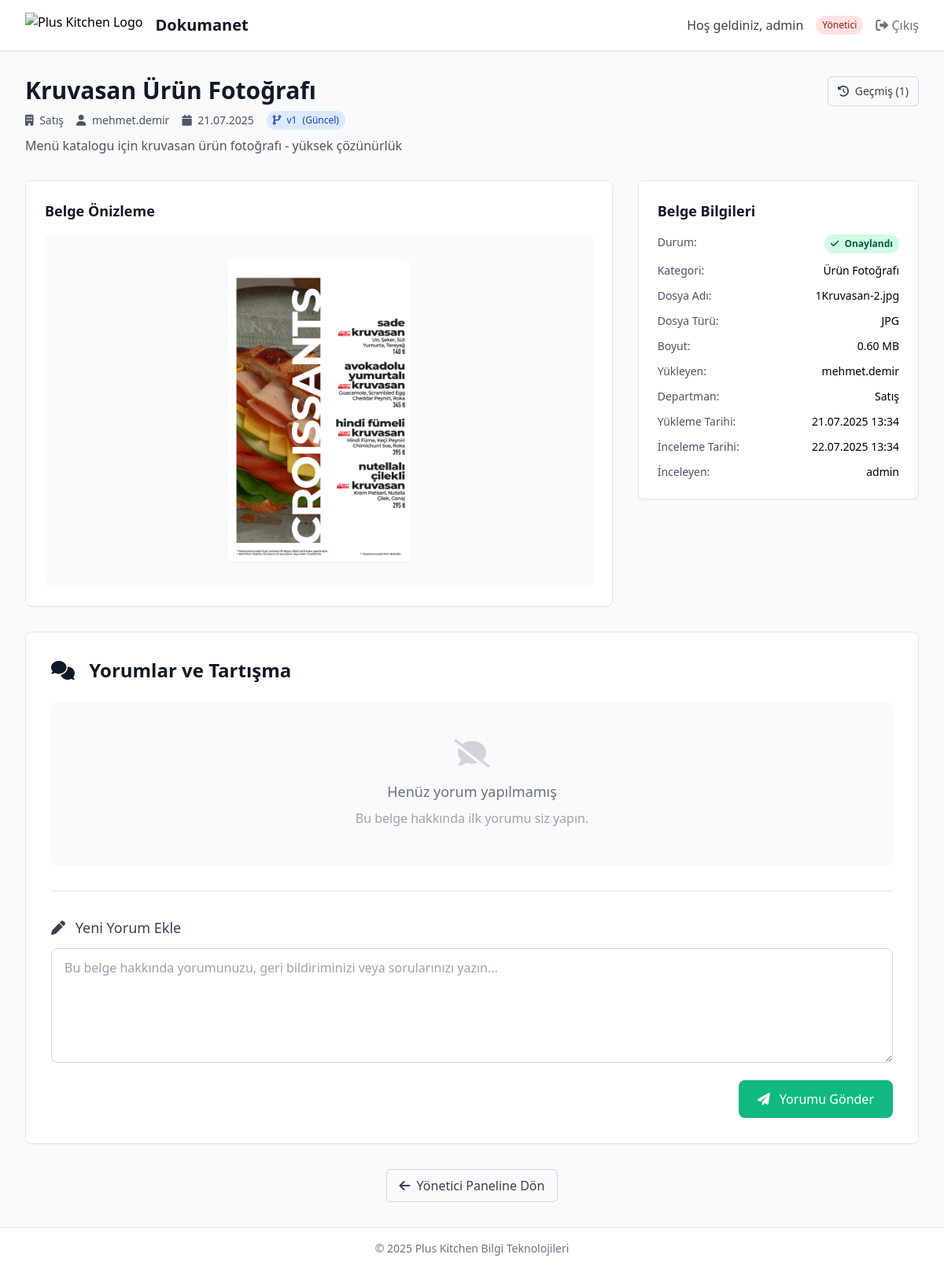
/file/2 (signed in), run on the app's committed database.
### app.py (models this page shows, shortened)
class User(UserMixin, db.Model):
    id = db.Column(db.Integer, primary_key=True)
    username = db.Column(db.String(80), unique=True, nullable=False)
    email = db.Column(db.String(120), unique=True, nullable=False)
    password_hash = db.Column(db.String(128))
    role = db.Column(db.String(20), default='department')  # 'admin' or 'department'
    department_id = db.Column(db.Integer, db.ForeignKey('department.id'))
    created_at = db.Column(db.DateTime, default=datetime.utcnow)

class File(db.Model):
    id = db.Column(db.Integer, primary_key=True)
    title = db.Column(db.String(200), nullable=False)
    description = db.Column(db.Text)
    filename = db.Column(db.String(255), nullable=False)
    original_filename = db.Column(db.String(255), nullable=False)
    file_type = db.Column(db.String(50))
    file_size = db.Column(db.Integer)
    status = db.Column(db.String(20), default='pending')  # 'pending', 'approved', 'rejected'
    category = db.Column(db.String(50))
    uploaded_by = db.Column(db.Integer, db.ForeignKey('user.id'), nullable=False)
    department_id = db.Column(db.Integer, db.ForeignKey('department.id'), nullable=False)
    uploaded_at = db.Column(db.DateTime, default=datetime.utcnow)
    reviewed_at = db.Column(db.DateTime)
    reviewed_by = db.Column(db.Integer, db.ForeignKey('user.id'))
    parent_file_id = db.Column(db.Integer, db.ForeignKey('file.id'), nullable=True)
    version_number = db.Column(db.Integer, default=1)
    is_current_version = db.Column(db.Boolean, default=True)
    revision_notes = db.Column(db.Text)
    uploader = db.relationship('User', foreign_keys=[uploaded_by], backref='uploaded_files')
    reviewer = db.relationship('User', foreign_keys=[reviewed_by], backref='reviewed_files')
    comments = db.relationship('Comment', backref='file', lazy=True, cascade='all, delete-orphan')
    parent_file = db.relationship('File', remote_side=[id], backref='revisions')
    def get_all_versions(self):
        if self.parent_file_id:
            return File.query.filter(
                (File.id == self.parent_file_id) | (File.parent_file_id == self.parent_file_id)
            ).order_by(File.version_number.desc()).all()
        else:
            return File.query.filter(
                (File.id == self.id) | (File.parent_file_id == self.id)
            ).order_by(File.version_number.desc()).all()

class Department(db.Model):
    id = db.Column(db.Integer, primary_key=True)
    name = db.Column(db.String(100), nullable=False)
    description = db.Column(db.Text)
    users = db.relationship('User', backref='department', lazy=True)
    files = db.relationship('File', backref='department', lazy=True)

### app.py (the view)
@app.route('/file/<int:file_id>')
@login_required
def view_file(file_id):
    file = File.query.get_or_404(file_id)
    if current_user.role != 'admin' and file.uploaded_by != current_user.id:
        flash('Bu dosyaya erişim yetkiniz yok!', 'error')
        return redirect(url_for('index'))
    return render_template('file_detail.html', file=file)

### app.py (called while the page is built)
@login_manager.user_loader
def load_user(user_id):
    return User.query.get(int(user_id))

### templates/file_detail.html (shortened to what this page needs)
{% extends "base.html" %}
{% block content %}
<div class="max-w-7xl mx-auto px-2 sm:px-4 lg:px-8 py-4 sm:py-8">
    <div class="flex flex-col sm:flex-row sm:justify-between sm:items-start mb-6 sm:mb-8">
        <div class="mb-4 sm:mb-0">
            <h1 class="text-2xl sm:text-3xl font-bold text-gray-900 mb-2">{{ file.title }}</h1>
            <div class="flex flex-col sm:flex-row sm:items-center sm:space-x-4 space-y-1 sm:space-y-0 text-sm text-gray-600">
                <span><i class="fas fa-building mr-1"></i> {{ file.department.name if file.department else 'Bilinmiyor' }}</span>
                <span><i class="fas fa-user mr-1"></i> {{ file.uploader.username if file.uploader else 'Bilinmiyor' }}</span>
                <span><i class="fas fa-calendar mr-1"></i> {{ file.uploaded_at.strftime('%d.%m.%Y') }}</span>
                <span class="px-2 py-1 text-xs font-medium rounded-full bg-blue-100 text-blue-800">
                    <i class="fas fa-code-branch mr-1"></i> v{{ file.version_number }}
                    {% if file.is_current_version %}
                        <span class="ml-1">(Güncel)</span>
                    {% endif %}
                </span>
            </div>
            <p class="text-gray-600 mt-2">{{ file.description or 'Açıklama eklenmemiş' }}</p>
        </div>
        <div class="flex flex-col sm:flex-row sm:space-x-2 space-y-2 sm:space-y-0 w-full sm:w-auto">
            <div class="flex flex-col sm:flex-row space-y-2 sm:space-y-0 sm:space-x-2 w-full sm:w-auto">
                <a href="{{ url_for('file_versions', file_id=file.id) }}"
                   class="px-3 py-2 text-sm border border-gray-300 text-gray-700 rounded-md hover:bg-gray-50 transition-colors text-center sm:text-left">
                    <i class="fas fa-history mr-1"></i> Geçmiş ({{ file.get_all_versions()|length }})
                </a>
            </div>
        </div>
    </div>
    <div class="grid grid-cols-1 lg:grid-cols-3 gap-8">
        <div class="lg:col-span-2">
            <div class="bg-white rounded-lg shadow-sm border p-6">
                <h2 class="text-lg font-semibold text-gray-900 mb-4">Belge Önizleme</h2>
                <div class="bg-gray-50 rounded-lg overflow-hidden">
                    {% if file.file_type in ['jpg', 'jpeg', 'png', 'gif'] %}
                        <div class="text-center py-8">
                            <img src="{{ url_for('preview_file', file_id=file.id) }}"
                                 alt="{{ file.title }}"
                                 class="max-w-full max-h-96 mx-auto rounded-lg shadow-sm">
                        </div>
                    {% endif %}
                </div>
            </div>
        </div>
        <div>
            <div class="bg-white rounded-lg shadow-sm border p-6">
                <h3 class="text-lg font-semibold text-gray-900 mb-4">Belge Bilgileri</h3>
                <div class="space-y-3 text-sm">
                    <div class="flex justify-between">
                        <span class="text-gray-600">Durum:</span>
                        {% if file.status == 'pending' %}
                            <span class="px-2 py-1 text-xs font-semibold rounded-full bg-yellow-100 text-yellow-800">
                                <i class="fas fa-clock mr-1"></i> Beklemede
                            </span>
                        {% elif file.status == 'approved' %}
                            <span class="px-2 py-1 text-xs font-semibold rounded-full bg-green-100 text-green-800">
                                <i class="fas fa-check mr-1"></i> Onaylandı
                            </span>
                        {% elif file.status == 'rejected' %}
                            <span class="px-2 py-1 text-xs font-semibold rounded-full bg-red-100 text-red-800">
                                <i class="fas fa-times mr-1"></i> Reddedildi
                            </span>
                        {% endif %}
                    </div>
                    <div class="flex justify-between">
                        <span class="text-gray-600">Kategori:</span>
                        <span class="font-medium">{{ file.category or 'Belirtilmemiş' }}</span>
                    </div>
                    <div class="flex justify-between">
                        <span class="text-gray-600">Dosya Adı:</span>
                        <span class="font-medium">{{ file.original_filename }}</span>
                    </div>
                    <div class="flex justify-between">
                        <span class="text-gray-600">Dosya Türü:</span>
                        <span class="font-medium">{{ file.file_type.upper() }}</span>
                    </div>
                    <div class="flex justify-between">
                        <span class="text-gray-600">Boyut:</span>
                        <span class="font-medium">{{ "%.2f"|format(file.file_size / 1024 / 1024) }} MB</span>
                    </div>
                    <div class="flex justify-between">
                        <span class="text-gray-600">Yükleyen:</span>
                        <span class="font-medium">{{ file.uploader.username if file.uploader else 'Bilinmiyor' }}</span>
                    </div>
                    <div class="flex justify-between">
                        <span class="text-gray-600">Departman:</span>
                        <span class="font-medium">{{ file.department.name if file.department else 'Bilinmiyor' }}</span>
                    </div>
                    <div class="flex justify-between">
                        <span class="text-gray-600">Yükleme Tarihi:</span>
                        <span class="font-medium">{{ file.uploaded_at.strftime('%d.%m.%Y %H:%M') }}</span>
                    </div>
                    {% if file.reviewed_at %}
                    <div class="flex justify-between">
                        <span class="text-gray-600">İnceleme Tarihi:</span>
                        <span class="font-medium">{{ file.reviewed_at.strftime('%d.%m.%Y %H:%M') }}</span>
                    </div>
                    {% endif %}
                    {% if file.reviewer %}
                    <div class="flex justify-between">
                        <span class="text-gray-600">İnceleyen:</span>
                        <span class="font-medium">{{ file.reviewer.username }}</span>
                    </div>
                    {% endif %}
                </div>
            </div>
        </div>
    </div>
    <div class="mt-8 bg-white rounded-lg shadow-sm border p-8">
        <h3 class="text-2xl font-semibold text-gray-900 mb-6">
            <i class="fas fa-comments mr-3"></i> Yorumlar ve Tartışma
        </h3>
        <div class="space-y-6 mb-8">
            {% for comment in file.comments %}
            <div class="bg-gray-50 rounded-lg p-6 border-l-4 border-blue-500">
                <div class="flex justify-between items-start mb-3">
                    <div class="flex items-center space-x-3">
                        <div class="w-10 h-10 bg-blue-500 rounded-full flex items-center justify-center">
                            <span class="text-white font-semibold text-sm">{{ comment.user.username[0].upper() }}</span>
                        </div>
                        <div>
                            <span class="font-semibold text-gray-900">{{ comment.user.username }}</span>
                            <div class="text-xs text-gray-500">{{ comment.created_at.strftime('%d.%m.%Y %H:%M') }}</div>
                        </div>
                    </div>
                    {% if comment.user.role == 'admin' %}
                        <span class="px-2 py-1 text-xs font-medium rounded-full bg-red-100 text-red-800">
                            <i class="fas fa-shield-alt mr-1"></i> Yönetici
                        </span>
                    {% endif %}
                </div>
                <div class="ml-13">
                    <p class="text-gray-700 leading-relaxed">{{ comment.content }}</p>
                </div>
            </div>
            {% else %}
            <div class="text-center py-12 bg-gray-50 rounded-lg">
                <i class="fas fa-comment-slash text-4xl text-gray-300 mb-4"></i>
                <h4 class="text-lg font-medium text-gray-500 mb-2">Henüz yorum yapılmamış</h4>
                <p class="text-gray-400">Bu belge hakkında ilk yorumu siz yapın.</p>
            </div>
            {% endfor %}
        </div>
        <div class="border-t pt-8">
            <form method="POST" action="{{ url_for('add_comment', file_id=file.id) }}" class="space-y-4">
                <div>
                    <label for="content" class="block text-lg font-medium text-gray-700 mb-3">
                        <i class="fas fa-pen mr-2"></i> Yeni Yorum Ekle
                    </label>
                    <textarea id="content"
                              name="content"
                              rows="5"
                              required
                              class="w-full px-4 py-3 border border-gray-300 rounded-lg focus:outline-none focus:ring-2 focus:ring-pk-green focus:border-transparent text-base"
                              placeholder="Bu belge hakkında yorumunuzu, geri bildiriminizi veya sorularınızı yazın..."></textarea>
                </div>
                <div class="flex justify-end">
                    <button type="submit"
                            class="px-6 py-3 bg-pk-green text-white rounded-lg hover:bg-green-700 focus:outline-none focus:ring-2 focus:ring-offset-2 focus:ring-pk-green transition-colors font-medium">
                        <i class="fas fa-paper-plane mr-2"></i> Yorumu Gönder
                    </button>
                </div>
            </form>
        </div>
    </div>
    <div class="mt-8 text-center">
        {% if current_user.role == 'admin' %}
            <a href="{{ url_for('admin_dashboard') }}"
               class="inline-flex items-center px-4 py-2 border border-gray-300 text-gray-700 rounded-md hover:bg-gray-50 transition-colors">
                <i class="fas fa-arrow-left mr-2"></i> Yönetici Paneline Dön
            </a>
        {% else %}
            <a href="{{ url_for('department_dashboard') }}"
               class="inline-flex items-center px-4 py-2 border border-gray-300 text-gray-700 rounded-md hover:bg-gray-50 transition-colors">
                <i class="fas fa-arrow-left mr-2"></i> Departman Paneline Dön
            </a>
        {% endif %}
    </div>
</div>
{% endblock %}

### templates/base.html (shortened to what this page needs)
<!DOCTYPE html>
<html lang="tr">
<head>
    <link href="https://cdn.jsdelivr.net/npm/tailwindcss@2.2.19/dist/tailwind.min.css" rel="stylesheet">
    <link href="https://cdnjs.cloudflare.com/ajax/libs/font-awesome/6.0.0/css/all.min.css" rel="stylesheet">
</head>
<body class="bg-gray-50 min-h-screen">
    {% if current_user.is_authenticated %}
    <nav class="bg-white shadow-sm border-b">
        <div class="max-w-7xl mx-auto px-4 sm:px-6 lg:px-8">
            <div class="hidden sm:flex justify-between h-16">
                <div class="flex items-center">
                    <a href="{{ url_for('index') }}" class="flex items-center hover:opacity-80 transition-opacity">
                        <img src="https://pluskitchen.com.tr/images/logo.png" alt="Plus Kitchen Logo" class="h-8 w-auto mr-4">
                        <h1 class="text-xl font-bold text-gray-900">Dokumanet</h1>
                    </a>
                </div>
                <div class="flex items-center space-x-4">
                    <span class="text-gray-700">Hoş geldiniz, {{ current_user.username }}</span>
                    <span class="px-2 py-1 text-xs rounded-full {% if current_user.role == 'admin' %}bg-red-100 text-red-800{% else %}bg-blue-100 text-blue-800{% endif %}">
                        {% if current_user.role == 'admin' %}Yönetici{% else %}Departman{% endif %}
                    </span>
                    <a href="{{ url_for('logout') }}" class="text-gray-500 hover:text-gray-700">
                        <i class="fas fa-sign-out-alt"></i> Çıkış
                    </a>
                </div>
            </div>
        </div>
    </nav>
    {% endif %}
    <main>
        {% block content %}{% endblock %}
    </main>
    <footer class="bg-white border-t mt-auto">
        <div class="max-w-7xl mx-auto py-4 px-4 sm:px-6 lg:px-8">
            <p class="text-center text-gray-500 text-sm">
                © 2025 Plus Kitchen Bilgi Teknolojileri
            </p>
        </div>
    </footer>
</body>
</html>

### templates/base.html (style rules this page uses)
.bg-pk-green { background-color: #10B981; }

### data on the page
User: username "admin", reviewer.username "admin"
File: title "Kruvasan Ürün Fotoğrafı", uploaded_at "21.07.2025", version_number "1", description "Menü katalogu için kruvasan ürün fotoğrafı - yüksek çözünürlük", category "Ürün Fotoğrafı", original_filename "1Kruvasan-2.jpg", file_type "JPG", file.file_size/1024/1024 "0.60", uploaded_at "21.07.2025 13:34", reviewed_at "22.07.2025 13:34"
Department: department "Satış"
User: uploader "mehmet.demir"

### other printed values
{{ file.get_all_versions()|length }} "1"
